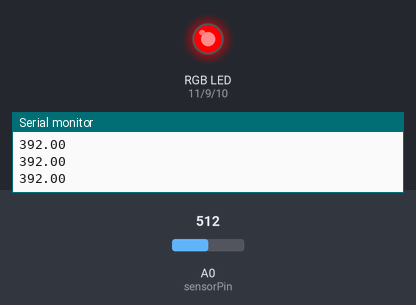
Simulated run of this sketch. Board: Arduino Uno, built with avr-gcc and run on an emulated ATmega328P. On the bench: an RGB LED mixed from three pins (HIGH = lit), the last lines printed to the serial monitor. The inputs (shaded band) are chosen by the test bench; at power-on: A0 (sensorPin) = 512.

Above: at 1.2 s.
1.3 s: A0 (sensorPin) set to 181
2.8 s: A0 (sensorPin) set to 157
At 3.8 s:
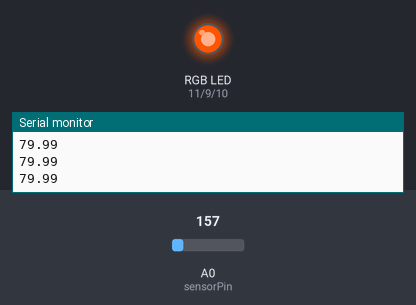
4.3 s: A0 (sensorPin) set to 122
At 5.3 s:
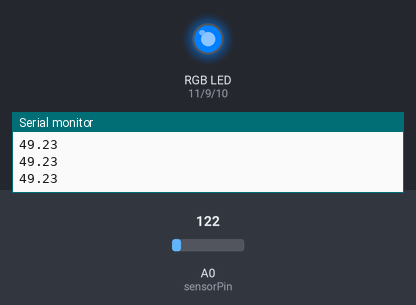
Timing chart, 0 to 7.3 s (numbered marks = the images above; inputs shaded):
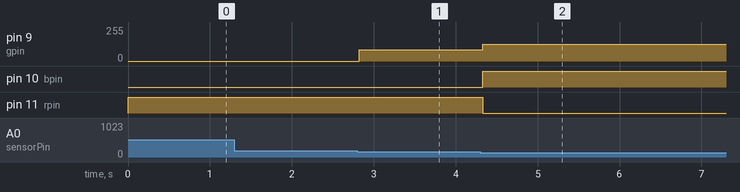

The sketch:

Temp_Lights.ino
```cpp
const int sensorPin = A0;
const int gpin = 9;
const int bpin = 10;
const int rpin = 11;

void setup(){
  Serial.begin(9600);
  pinMode(sensorPin, INPUT);
  pinMode(gpin, OUTPUT);
  pinMode(bpin, OUTPUT);
  pinMode(rpin, OUTPUT);
}

void loop(){
  int sensorVal = analogRead(sensorPin);
  float voltage = (sensorVal/1024.0) * 5.0;
  float temperature = (voltage - 0.5) * 100;
  temperature = temperature*9/5+32;
  if(temperature <= 65){
    analogWrite(bpin, 255);
  } else if (temperature > 65 && temperature <= 75){
    analogWrite(bpin, 255/3);
  } else {
    analogWrite(bpin, 0);
  }
  if(temperature <= 65){
    analogWrite(rpin, 0);
  } else if (temperature > 65 && temperature <= 75){
    analogWrite(rpin, 255/3);
  } else {
    analogWrite(rpin, 255);
  }
  if(temperature <= 65){
    analogWrite(gpin, 255/2);
  } else if (temperature > 65 && temperature <= 75){
    analogWrite(gpin, 255);
  } else if (temperature > 75 && temperature <= 90){
    analogWrite(gpin, 255/3);
  } else {
    analogWrite(gpin, 0);
  }
  Serial.println(temperature);
  delay(100);
}
```

Measured:
- the behaviour switches between 169 and 168 on A0 (sensorPin) (found by bisection; images 0 and 1)
- after the input at 2.8 s, pin 9 (gpin): 0/255 → 85/255 at once
- after the input at 4.3 s, pin 9 (gpin): 85/255 → 127/255 at once; pin 10 (bpin): LOW → HIGH at once; pin 11 (rpin): HIGH → LOW at once
